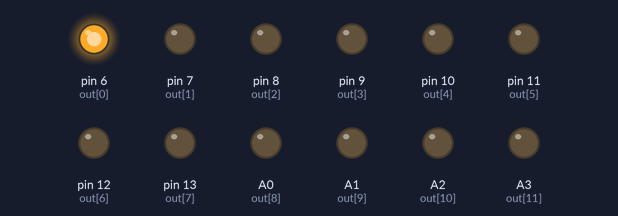
Recording of a sketch running on a simulated Arduino Uno, built with avr-gcc and run on an emulated ATmega328P. On the bench: output pins drawn as LEDs (lit = HIGH).

Above: at 0.5 s.
At 3.5 s:
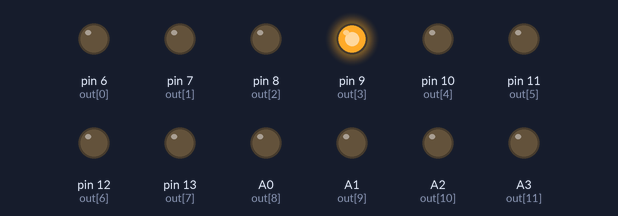
At 5.5 s:
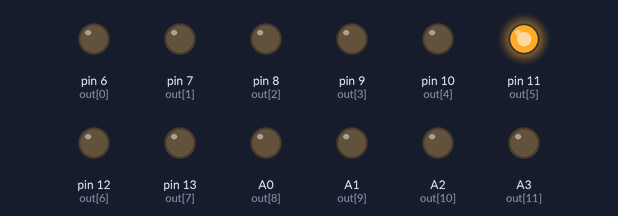
At 7.5 s:
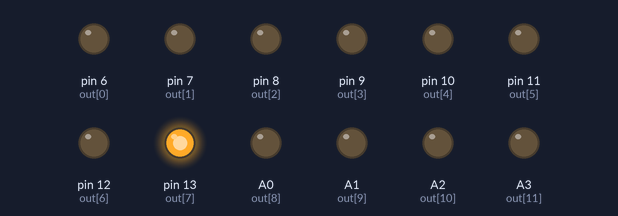
At 10.5 s:
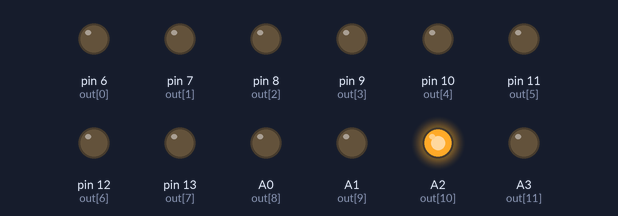
At 14.5 s:
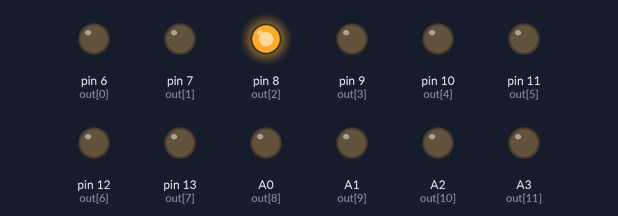
Timing chart, 0 to 15.6 s (numbered marks = the images above):
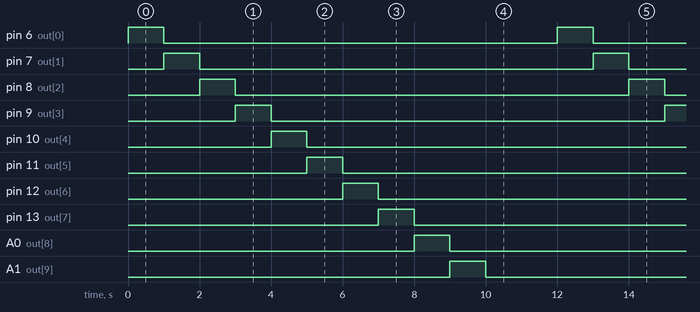

The sketch:

ex6-2.ino
```cpp
const byte out[] = {6,7,8,9,10,11,12,13,A0,A1,A2,A3,0xff};


void setup() {
  for(byte i = 0;out[i] != 0xff; i++){
    pinMode(out[i], OUTPUT);
  }
  for(byte i=0; out[i]!=0xff; i++){
    digitalWrite(out[i], LOW);
    }
}

void loop() {
  for(byte i=0; out[i]!=0xff; i++){
    digitalWrite(out[i], HIGH);
    delay(1000);
    digitalWrite(out[i], LOW);
    }

}
```

Measured:
- by itself, pin 6 (out[0]), pin 7 (out[1]), pin 8 (out[2]), pin 9 (out[3]), pin 10 (out[4]), pin 11 (out[5]), pin 12 (out[6]), pin 13 (out[7]), A0 (out[8]), A1 (out[9]), A2 (out[10]), A3 (out[11]): alternates HIGH for 1.0 s and LOW for 11.0 s
- by itself, everything shown: repeats every 12.0 s, in 13 steps
